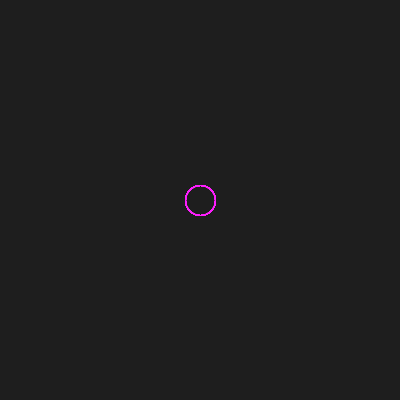
Frame 1 (no input)
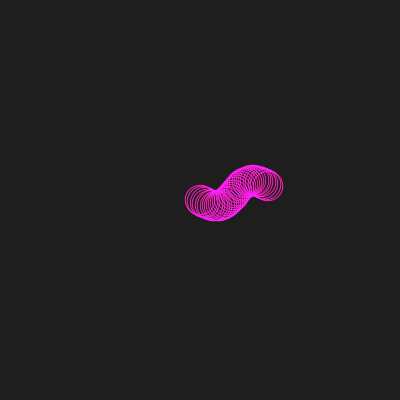
Frame 60 (the mouse pressed at the canvas centre just before this capture)
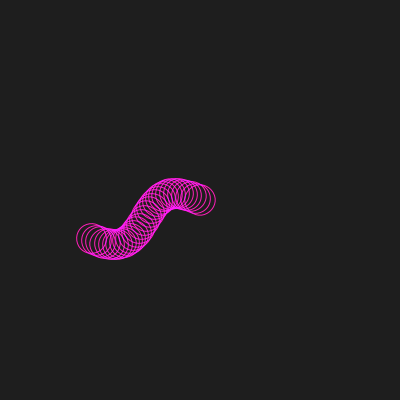
Frame 120 (the mouse held since frame 60 and released just before this capture)

The Processing sketch that drew these frames (run headless with seeded random() and noise(); from frame 60 on, the mouse is pressed at the canvas centre):

// Processing sketch: sketch_loop_sine_4
// ── sketch_loop_sine_4.pde
int r = 30;
float y = 0;
float c = 0;

void setup() {
  size(400, 400);
  stroke(255, 0, 155);
  noFill();
  blendMode(ADD);
}

void draw() {
  
  background(30);
  
  translate(width/2, height/2);
  //rotate(sin(y));
  //rotate(sin(y) * 2);
  rotate(y / 2);
  
  //PI * 2 = 1 circulo completo = 360 graus
  for(float angle = 0; angle < PI * 2; angle += 0.2){
    ellipse(angle * sin(y) * 30, sin(angle) * sin(y) * 25, r, r);  
  }
  
  y += 0.1;
}
